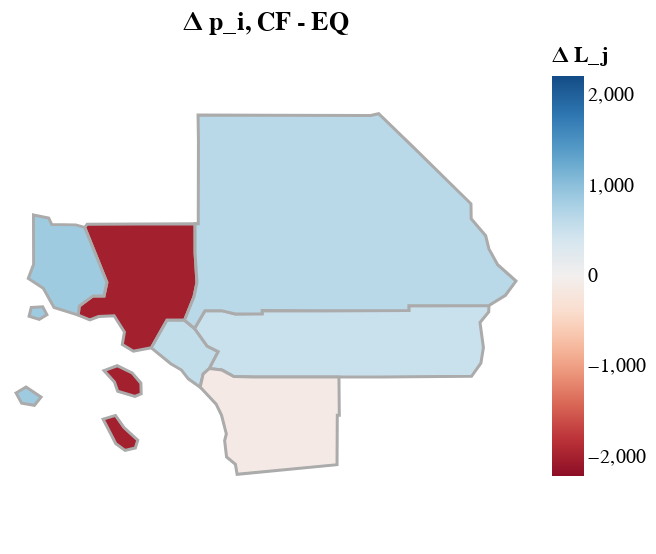

The code cell stored with this chart in its notebook:
### Code cell
map_L_j_diff_mirror.save('output/map_L_j_diff_mirror.svg')
map_L_j_diff_mirror

### Figure 1 — Vega-Lite specification as saved in the notebook (floating-point values rounded to 4 significant figures)
{"config": {"view": {"continuousWidth": 300, "continuousHeight": 300}}, "data": {"values": [{"type": "Feature", "geometry": {"type": "MultiPolygon", "coordinates": [[[[-118.1, 33.69], [-118.3, 33.66], [-118.5, 33.73], [-118.4, 33.84], [-118.6, 33.99], [-118.7, 33.98], [-118.8, 33.95], [-119.0, 33.99], [-118.9, 34.07], [-118.8, 34.17], [-118.7, 34.17], [-118.6, 34.29], [-118.9, 34.79], [-118.9, 34.82], [-117.7, 34.82], [-117.7, 34.56], [-117.6, 34.29], [-117.7, 34.16], [-117.8, 33.95], [-118.0, 33.95], [-118.1, 33.69]]], [[[-118.7, 33.49], [-118.5, 33.53], [-118.4, 33.46], [-118.3, 33.37], [-118.3, 33.27], [-118.3, 33.25], [-118.5, 33.3], [-118.6, 33.38], [-118.7, 33.49]]], [[[-118.7, 33.04], [-118.5, 33.07], [-118.4, 32.96], [-118.3, 32.85], [-118.3, 32.77], [-118.4, 32.75], [-118.5, 32.81], [-118.7, 33.04]]]]}, "properties": {"county_j_name": "Los Angeles", "county_j": 0, "w_j_emp_data": 83.55, "w_j_county_data": 378100000.0, "L_j_data": 4526.0, "_n_firms_j_data": 572385, "w_j_emp_norm_data": 1.061, "w_j_county_norm_data": 1.061, "L_j_cf": 2512.0, "diff_L_j": -2014.0, "L_j_eq": 3988.0, "FID": 1993}}, {"type": "Feature", "geometry": {"type": "Polygon", "coordinates": [[[-117.8, 33.95], [-117.7, 33.87], [-117.5, 33.71], [-117.4, 33.66], [-117.5, 33.51], [-117.6, 33.45], [-117.6, 33.33], [-117.7, 33.41], [-117.8, 33.49], [-117.9, 33.55], [-118.1, 33.69], [-118.0, 33.95], [-117.8, 33.95]]]}, "properties": {"county_j_name": "Orange", "county_j": 1, "w_j_emp_data": 81.4, "w_j_county_data": 135200000.0, "L_j_data": 1661.0, "_n_firms_j_data": 148394, "w_j_emp_norm_data": 1.034, "w_j_county_norm_data": 1.034, "L_j_cf": 2226.0, "diff_L_j": 565.0, "L_j_eq": 2108.0, "FID": 362}}, {"type": "Feature", "geometry": {"type": "Polygon", "coordinates": [[[-116.1, 33.43], [-117.0, 33.43], [-117.2, 33.43], [-117.4, 33.49], [-117.5, 33.51], [-117.4, 33.66], [-117.5, 33.71], [-117.7, 33.87], [-117.6, 34.03], [-117.4, 34.03], [-117.2, 34.0], [-116.9, 34.0], [-116.9, 34.03], [-116.3, 34.03], [-115.3, 34.03], [-115.3, 34.08], [-114.4, 34.08], [-114.4, 34.02], [-114.5, 33.93], [-114.5, 33.7], [-114.5, 33.55], [-114.6, 33.43], [-115.6, 33.43], [-116.1, 33.43]]]}, "properties": {"county_j_name": "Riverside", "county_j": 2, "w_j_emp_data": 59.73, "w_j_county_data": 50200000.0, "L_j_data": 840.4, "_n_firms_j_data": 86446, "w_j_emp_norm_data": 0.7587, "w_j_county_norm_data": 0.7587, "L_j_cf": 1359.0, "diff_L_j": 518.2, "L_j_eq": 912.8, "FID": 2943}}, {"type": "Feature", "geometry": {"type": "Polygon", "coordinates": [[[-117.7, 33.87], [-117.8, 33.95], [-117.7, 34.16], [-117.6, 34.29], [-117.7, 34.56], [-117.7, 34.82], [-117.6, 34.82], [-117.6, 35.56], [-117.6, 35.8], [-116.9, 35.8], [-115.7, 35.79], [-115.6, 35.81], [-115.3, 35.5], [-114.6, 35.0], [-114.6, 34.87], [-114.5, 34.71], [-114.4, 34.59], [-114.3, 34.45], [-114.1, 34.3], [-114.3, 34.17], [-114.4, 34.08], [-115.3, 34.08], [-115.3, 34.03], [-116.3, 34.03], [-116.9, 34.03], [-116.9, 34.0], [-117.2, 34.0], [-117.4, 34.03], [-117.6, 34.03], [-117.7, 33.87]]]}, "properties": {"county_j_name": "San Bernardino", "county_j": 3, "w_j_emp_data": 62.37, "w_j_county_data": 52760000.0, "L_j_data": 845.9, "_n_firms_j_data": 77170, "w_j_emp_norm_data": 0.7921, "w_j_county_norm_data": 0.7921, "L_j_cf": 1501.0, "diff_L_j": 655.3, "L_j_eq": 984.3, "FID": 817}}, {"type": "Feature", "geometry": {"type": "Polygon", "coordinates": [[[-117.6, 33.33], [-117.6, 33.45], [-117.5, 33.51], [-117.4, 33.49], [-117.2, 33.43], [-117.0, 33.43], [-116.1, 33.43], [-116.1, 33.07], [-116.1, 33.07], [-116.1, 32.62], [-117.2, 32.53], [-117.2, 32.62], [-117.3, 32.69], [-117.3, 32.84], [-117.3, 32.9], [-117.4, 33.08], [-117.4, 33.18], [-117.6, 33.33]]]}, "properties": {"county_j_name": "San Diego", "county_j": 4, "w_j_emp_data": 82.85, "w_j_county_data": 127300000.0, "L_j_data": 1537.0, "_n_firms_j_data": 133031, "w_j_emp_norm_data": 1.052, "w_j_county_norm_data": 1.052, "L_j_cf": 1414.0, "diff_L_j": -122.9, "L_j_eq": 1623.0, "FID": 1896}}, {"type": "Feature", "geometry": {"type": "MultiPolygon", "coordinates": [[[[-119.4, 34.9], [-119.3, 34.87], [-119.2, 34.81], [-119.0, 34.81], [-118.9, 34.79], [-118.6, 34.29], [-118.7, 34.17], [-118.8, 34.17], [-118.9, 34.07], [-119.0, 33.99], [-119.2, 34.06], [-119.3, 34.24], [-119.5, 34.33], [-119.4, 34.46], [-119.4, 34.9]]], [[[-119.5, 34.06], [-119.3, 34.07], [-119.3, 34.0], [-119.4, 33.95], [-119.5, 33.98], [-119.5, 34.06]]], [[[-119.6, 33.28], [-119.5, 33.33], [-119.4, 33.24], [-119.4, 33.17], [-119.6, 33.19], [-119.6, 33.28]]]]}, "properties": {"county_j_name": "Ventura", "county_j": 5, "w_j_emp_data": 70.49, "w_j_county_data": 23700000.0, "L_j_data": 336.3, "_n_firms_j_data": 31435, "w_j_emp_norm_data": 0.8953, "w_j_county_norm_data": 0.8953, "L_j_cf": 1209.0, "diff_L_j": 872.3, "L_j_eq": 604.1, "FID": 963}}]}, "mark": {"type": "geoshape", "stroke": "#ababab", "strokeWidth": 1.5}, "encoding": {"color": {"field": "properties.diff_L_j", "scale": {"domain": [-2215.0, 2215.0], "domainMid": 0, "scheme": "redblue"}, "title": "Δ L_j", "type": "quantitative"}}, "height": 250, "projection": {"type": "mercator"}, "title": "Δ p_i, CF - EQ", "width": 250, "$schema": "https://vega.github.io/schema/vega-lite/v5.20.1.json"}
